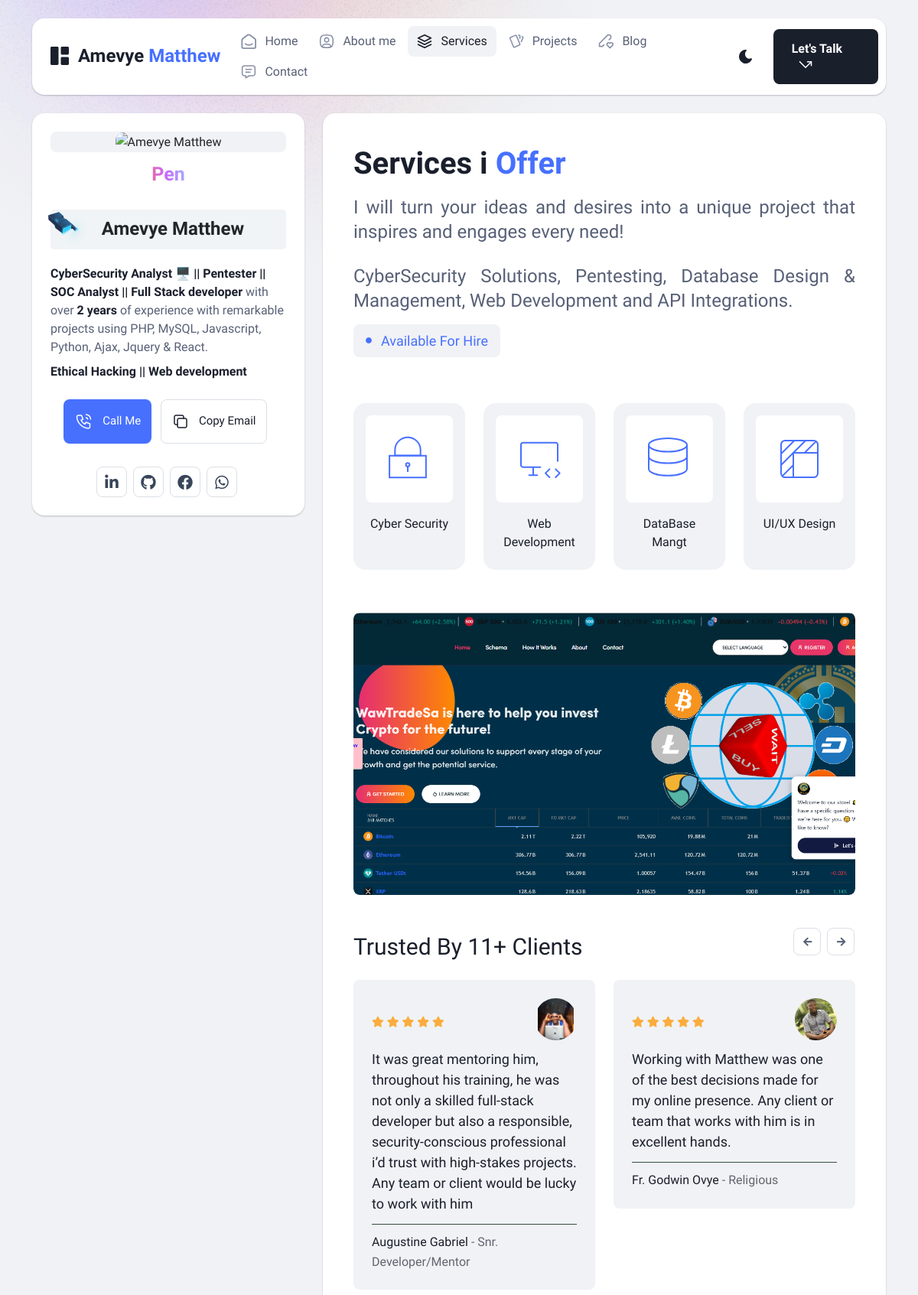
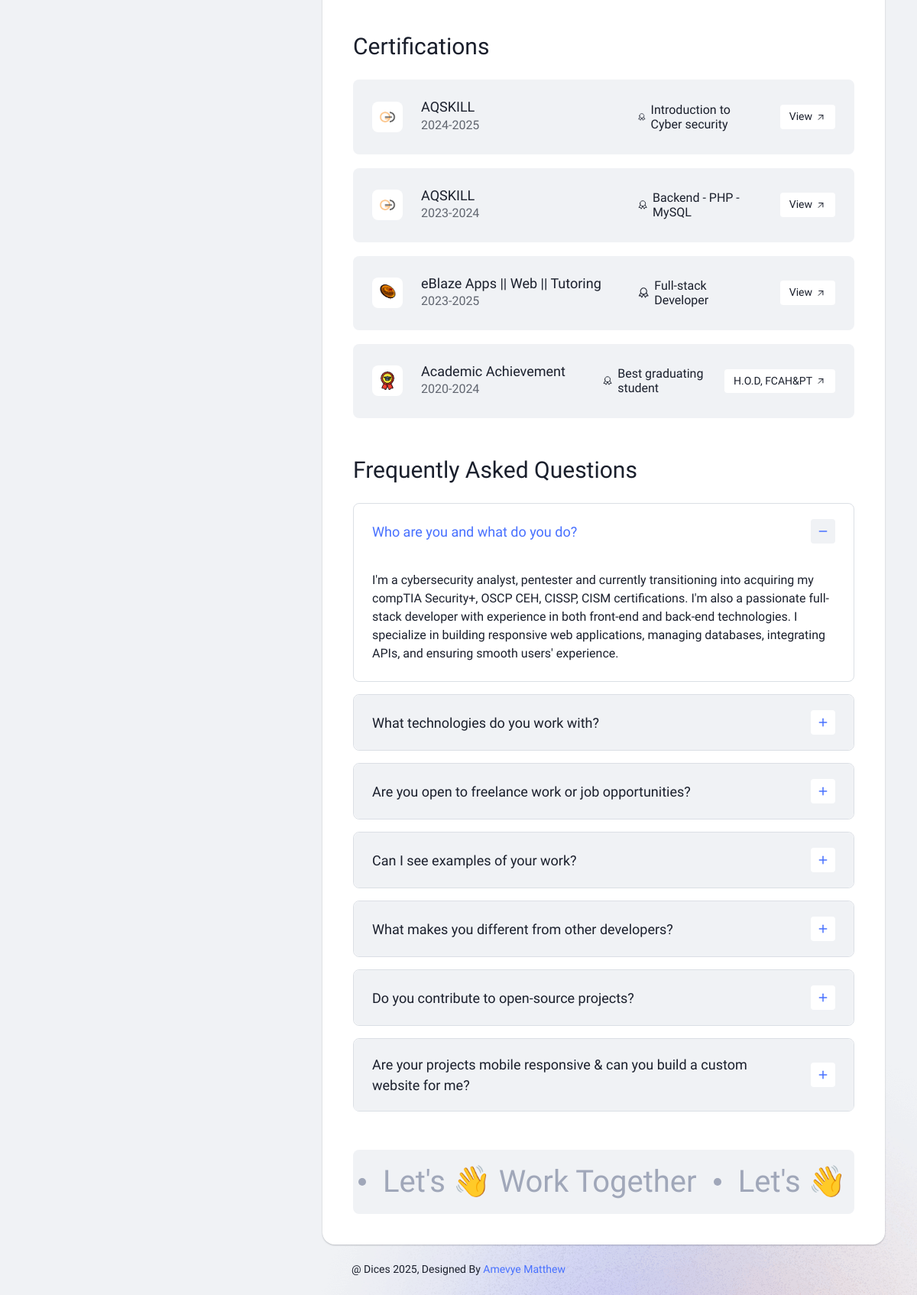
/services.php, run on the app's committed database (2 pictures, top to bottom).
### tables this page shows
CREATE TABLE `service` (
  `id` int(11) NOT NULL,
  `service` varchar(200) NOT NULL,
  `logo` varchar(200) NOT NULL
);

CREATE TABLE `blog` (
  `id` int(11) NOT NULL,
  `image` varchar(255) NOT NULL,
  `about` varchar(255) NOT NULL,
  `extra` varchar(255) NOT NULL,
  `read-time` varchar(255) NOT NULL,
  `visit-site` varchar(255) NOT NULL,
  `date` datetime NOT NULL DEFAULT current_timestamp()
);

CREATE TABLE `testimonials` (
  `id` int(11) NOT NULL,
  `img` varchar(255) NOT NULL,
  `link` varchar(255) NOT NULL,
  `content` varchar(255) NOT NULL,
  `client` varchar(255) NOT NULL
);

CREATE TABLE `certs` (
  `id` int(255) NOT NULL,
  `logo` varchar(255) NOT NULL,
  `title` varchar(255) NOT NULL,
  `role` varchar(255) NOT NULL,
  `action` varchar(255) NOT NULL,
  `viewLink` varchar(1000) NOT NULL,
  `startDate` int(255) NOT NULL,
  `endDate` int(255) NOT NULL
);

### services.php (the view, shortened to what this page needs)
<?php
include("include/config.php");
    $stmt = $pdo->prepare("SELECT * FROM testimonials");
    $stmt->execute();
    $testimonials = $stmt->fetchAll();
?>
<!DOCTYPE html>
<html lang="en">
<head>
<link rel="stylesheet" href="assets/css/bootstrap.min.css">
<link rel="stylesheet" href="assets/fontawesome/css/all.min.css">
<link rel="stylesheet" href="assets/fontawesome/css/fontawesome.min.css">
<link rel="stylesheet" href="assets/css/slick.css">
<link rel="stylesheet" href="assets/css/magnific-popup.css">
<link rel="stylesheet" href="assets/css/style.css">
<link rel="stylesheet" href="assets/css/responsive.css">
</head>
<body>
<div id="page-content">
<?php include("include/header.php");?>
<main>
<section class="content-box-area mt-4">
<div class="container">
<div class="row g-4">
<?php include("include/sidebar.php");?>
<div class="col-xl-8">
<div class="card content-box-card">
<div class="card-body">
<div class="top-info">
<div class="text" style="text-align:justify;">
<h1 class="main-title">Services i <span>Offer</span></h1>
<p>I will turn your ideas and desires into a unique project that inspires and engages every </b> need!</p><br>
<p><span>CyberSecurity Solutions, Pentesting, Database Design &amp; Management, Web Development and API Integrations.</span>
</p>
</div>
<div class="available-btn">
<span><i class="fas fa-circle"></i> Available For Hire</span>
</div>
</div>
<div class="services">
<div class="row g-4">
    <?php
        $stmt = $pdo->prepare("SELECT * FROM service");
        $stmt->execute();
        $services = $stmt->fetchAll();
        foreach($services as $service){
        $serviceImg = !empty($service["logo"]) ? "assets/img/icons/".$service["logo"]:"assets/img/icons/null.png";
    ?>
<div class="col-md-3 col-sm-6 col-6">
<div class="services-item text-center">
<div class="image">
<img src="<?= $serviceImg;?>" alt="<?php echo htmlspecialchars($service["service"]);?>">
</div>
<div class="text">
<h3 class="title"><?php echo htmlspecialchars($service["service"]);?></h3>
</div>
</div>
</div>
    <?php }; ?>
</div>
<div class="block-image">
    <?php
        $stmt = $pdo->prepare("SELECT image FROM blog ORDER BY id DESC LIMIT 1");
        $stmt->execute();
        $blog = $stmt->fetch();
        $blogImg = !empty($blog["image"]) ? "assets/img/blog/".$blog["image"] : "assets/img/icons/null.png";
    ?>
<img src="<?= $blogImg;?>" alt="blog-img-1" class="img-fluid w-100">
</div>
</div>
<div class="client-feedback">
<h2 class="main-common-title">Trusted By 11+ Clients</h2>
<div class="row client-feedback-slider">
        <?php
        $stmt = $pdo->prepare("SELECT * FROM testimonials");
        $stmt->execute();
        $testimonials = $stmt->fetchAll();
        foreach($testimonials as $testimonial){
        $client = htmlspecialchars(($testimonial["client"]));
        $clientInfo = explode("-", $client);
        $cName = ucfirst($clientInfo[0]);
        $cBiz = ucfirst(end($clientInfo));
        $testImg = !empty($testimonial["img"]) ? "assets/img/images/".$testimonial["img"] : "assets/img/icons/null.png"; ?>
<div class="col-lg-6">
<div class="feedback-item">
<div class="feedback-top-info">
<div class="rating">
<i class="fas fa-star"></i>
<i class="fas fa-star"></i>
<i class="fas fa-star"></i>
<i class="fas fa-star"></i>
<i class="fas fa-star"></i>
</div>
<div>
<a href="<?= htmlspecialchars($testimonial["link"]);?>" target="_blank">
<img  src="<?= $testImg;?>" alt="<?= $cName;?>" style="object-fit:contain; width:55px; height:55px; border-radius:50%;">
</a>
</div>
</div>
<div class="details">
<p style="margin-top: -16px; padding-bottom:13px; border-bottom:1px solid rgb(53, 78, 65);">
<?= htmlspecialchars($testimonial["content"]);?>
</p>
</div>
<div class="designation" style="margin-top: -20px;">
<p><span><?= $cName;?></span> - <?= $cBiz;?></p>
</div>
</div>
</div>
<?php }; ?>
</div>
</div>
<div class="awards-recognitions">
<h2 class="main-common-title">Certifications</h2>
<div class="awards-recognitions-main">
<ul class="list-unstyled">
        <?php
        $stmt = $pdo->prepare("SELECT * FROM certs ORDER BY id DESC");
        $stmt->execute();
        $certs = $stmt->fetchAll();
        foreach($certs as $cert){
        $img = !empty($cert["logo"]) ? "assets/img/images/".$cert["logo"] : "assets/img/icons/null.png";
        ?>
<li>
<a href="<?= htmlspecialchars($cert["viewLink"]);?>" class="d-block w-100" target="_blank">
<div class="awards-item">
<div class="award-name">
<div class="icon">
<img src="<?php echo $img;?>" alt="Academic award">
</div>
<div class="text">
<h4 class="title"><?php echo htmlspecialchars($cert["title"]);?></h4>
<p class="year"><?php echo htmlspecialchars($cert["startDate"] . "-". $cert["endDate"])?></p></p>
</div>
</div>
<div class="winner-tag">
<h4 class="title">
<?php echo htmlspecialchars($cert["role"]);?>
</h4>
</div>
<div class="project-btn">
<span>
<?php echo htmlspecialchars($cert["action"]);?>
<svg class="arrow-up" width="14" height="15" viewBox="0 0 14 15" fill="none"
xmlns="http://www.w3.org/2000/svg">
<path d="M9.91634 4.5835L4.08301 10.4168" stroke-linecap="round"
stroke-linejoin="round" />
<path d="M4.66699 4.5835H9.91699V9.8335" stroke-linecap="round"
stroke-linejoin="round" />
</svg>
</span>
</div>
</div>
</a>
<?php } ?>
</li>
</ul>
<div class="frequently-asked-questions">
<h2 class="main-common-title">Frequently Asked Questions</h2>
<div class="frequently-asked-questions-main">
<div class="accordion" id="accordionExample">
<div class="accordion-item">
<h4 class="accordion-header" id="headingOne">
<button class="accordion-button" type="button" data-bs-toggle="collapse"
data-bs-target="#collapseOne" aria-expanded="true" aria-controls="collapseOne">
Who are you and what do you do?
<span class="ms-auto">
<span class="icon ms-4">
<img class="icon-minus d-none" src="assets/img/icons/minus.svg" alt="minus">
</span>
</span>
</button>
</h4>
<div id="collapseOne" class="accordion-collapse collapse show" aria-labelledby="headingOne"
data-bs-parent="#accordionExample">
<div class="accordion-body">
<p class="mt-3">I'm a cybersecurity analyst, pentester and currently transitioning into acquiring my compTIA Security+, OSCP CEH, CISSP, CISM certifications. I'm also a passionate full-stack developer with experience in both front-end and back-end technologies. I specialize in building responsive web applications, managing databases, integrating APIs, and ensuring smooth users' experience.
</p>
</div>
</div>
</div>
<div class="accordion-item">
<h4 class="accordion-header" id="headingTwo">
<button class="accordion-button collapsed" type="button" data-bs-toggle="collapse"
data-bs-target="#collapseTwo" aria-expanded="false" aria-controls="collapseTwo">
What technologies do you work with?
<span class="ms-auto">
<span class="icon ms-4">
<img class="icon-plus" src="assets/img/icons/plus.svg" alt="plus">
</span>
</span>
</button>
</h4>
</div>
<div class="accordion-item">
<h4 class="accordion-header" id="headingThree">
<button class="accordion-button collapsed" type="button" data-bs-toggle="collapse"
data-bs-target="#collapseThree" aria-expanded="false" aria-controls="collapseThree">
Are you open to freelance work or job opportunities?
<span class="ms-auto">
<span class="icon ms-4">
<img class="icon-plus" src="assets/img/icons/plus.svg" alt="plus">
</span>
</span>
</button>
</h4>
</div>
<div class="accordion-item">
<h4 class="accordion-header" id="headingFour">
<button class="accordion-button collapsed" type="button" data-bs-toggle="collapse"
data-bs-target="#collapseFour" aria-expanded="false" aria-controls="collapseFour">
Can I see examples of your work?
<span class="ms-auto">
<span class="icon ms-4">
<img class="icon-plus" src="assets/img/icons/plus.svg" alt="plus">
</span>
</span>
</button>
</h4>
</div>
<div class="accordion-item">
<h4 class="accordion-header" id="headingFive">
<button class="accordion-button collapsed" type="button" data-bs-toggle="collapse"
data-bs-target="#collapseFive" aria-expanded="false" aria-controls="collapseFive">
What makes you different from other developers?
<span class="ms-auto">
<span class="icon ms-4">
<img class="icon-plus" src="assets/img/icons/plus.svg" alt="plus">
</span>
</span>
</button>
</h4>
</div>
<div class="accordion-item">
<h4 class="accordion-header" id="headingSix">
<button class="accordion-button collapsed" type="button" data-bs-toggle="collapse"
data-bs-target="#collapseSix" aria-expanded="false" aria-controls="collapseFive">
Do you contribute to open-source projects?
<span class="ms-auto">
<span class="icon ms-4">
<img class="icon-plus" src="assets/img/icons/plus.svg" alt="plus">
</span>
</span>
</button>
</h4>
</div>
<div class="accordion-item">
<h4 class="accordion-header" id="headingSeven">
<button class="accordion-button collapsed" type="button" data-bs-toggle="collapse"
data-bs-target="#collapseSeven" aria-expanded="false" aria-controls="collapseFive">
Are your projects mobile responsive &amp; can you build a custom website for me?
<span class="ms-auto">
<span class="icon ms-4">
<img class="icon-plus" src="assets/img/icons/plus.svg" alt="plus">
</span>
</span>
</button>
</h4>
</div>
</div>
</div>
</div>
<div class="work-together-slider">
<div class="slider-main d-flex gap-4 align-items-center">
<div class="slider-item">
<a href="contact.php">Let's 👋 Work Together</a>
<a href="contact.php">Let's 👋 Work Together</a>
</div>
</div>
</div>
</div>
</div>
</div>
</div>
</div>
</section>
<div class="background-shapes">
<div class="shape-1 common-shape">
</div>
<div class="shape-2 common-shape">
</div>
</div>
</main>
<?php include("include/footer.php");?>
</div>
</body>
</html>

### include/header.php (shortened to what this page needs)
<?php
$url = basename($_SERVER["REQUEST_URI"]);
?>
<header class="header-area">
<nav class="navbar">
<div class="container">
<div class="menu-container">
<div class="logo">
<a class="navbar-brand me-0" href="index.php">
<span>Amevye <span class="primary"> Matthew</span></span>
</a>
</div>
<div class="navbar-main d-flex flex-grow-1">
<ul class="navbar-info mx-auto">
<li class="nav-item">
<a class="nav-link <?php if($url == "index.php"){echo "active";}?>" aria-current="page" href="index.php">
<span>Home</span>
</a>
</li>
<li class="nav-item">
<a class="nav-link <?php if($url == "about.php"){echo "active";}?>" href="about.php">
About me
</a>
</li>
<li class="nav-item">
<a class="nav-link <?php if($url == "services.php"){echo "active";}?>" href="services.php">
Services
</a>
</li>
<li class="nav-item">
<a class="nav-link <?php if($url == "projects.php"){echo "active";}?>" href="projects.php">
Projects
</a>
</li>
<li class="nav-item">
<a class="nav-link <?php if($url == "blog.php"){echo "active";}?>" href="blog.php">
Blog
</a>
</li>
<li class="nav-item">
<a class="nav-link <?php if($url == "contact.php"){echo "active";}?>" href="contact.php">
Contact
</a>
</li>
</ul>
<div class="header-right-info d-flex align-items-center">
<button class="theme-control-btn">
<span class="dark">
</span>
</button>
<a href="https://wa.me/+2349064318992" class="lets-talk-btn">
Let's Talk
</a>
</div>
</div>
</div>
</div>
</nav>
</header>

### include/sidebar.php (shortened to what this page needs)
<?php
$now = new DateTime(date("Y-m-d"));
$started = new DateTime("2023-01-01");
$interval= $now->diff($started);
?>
<div class="col-xl-4">
<div class="card profile-card">
<div class="card-body">
<div class="image text-center">
<img src="assets/img/images/profile.jpg" alt="Amevye Matthew" style="object-fit: contain;">
</div>
<div class="text-center mt-3" style="height:35px">
<span class="profession rainbow text-center"></span>
</div>
<div class="text">
<h3 class="card-title name-title">
<img src="assets/img/icons/touch.svg" style="width:60px; position:absolute; left:0;transform: rotateZ(-35deg);margin-left:15px;top: 15;">
&nbsp; Amevye Matthew
</h3>
<p><span>CyberSecurity Analyst 🖥️ ||</span> <span> Pentester ||</span> <span>SOC Analyst ||</span> <span>Full Stack developer </span> with over <span><?php echo $interval->y;?> years</span> of experience with remarkable projects using PHP, MySQL, Javascript, Python, Ajax, Jquery &amp; React.<p>
<span>Ethical Hacking || Web development</span>
</p>
<div class="common-button-groups">
<a class="btn btn-call" href="tel:+234 9064 318 992">
Call Me
</a>
<button class="btn btn-copy" data-clipboard-text="amevyematthew@gmail.com">
Copy Email
</button>
</div>
<div class="social-media-icon">
<ul class="list-unstyled">
<li>
<a href="https://www.linkedin.com/in/amevye-matthew" target="_blank">
<i class="fab fa-linkedin-in"></i></a>
</li>
<li>
<a href="https://github.com/DiceTech435" target="_blank">
<i class="fab fa-github"></i></a>
</li>
<li><a href="https://www.facebook.com/amevye.francismatthew" target="_blank">
<i class="fab fa-facebook"></i></a>
</li>
<li>
<a href="https://wa.me/+2349064318992" target="_blank">
<i class="fab fa-whatsapp"></i></a>
</li>
</ul>
</div>
</div>
</div>
</div>
</div>

### include/footer.php
<footer class="footer-area">
<div class="container">
<div class="text text-center">
<p>@ Dices <?php echo date("Y");?>, Designed By <a href="https://wa.me/+2349064318992" target="_blank">Amevye Matthew</a></p>
</div>
</div>
</footer>

### assets/css/responsive.css (style rules this page uses)
@media (max-width:1399.98px) { .common-button-groups .btn { padding: 16px 13px; font-size: 15px; } }
@media (max-width:1399.98px) { .card-title { gap: 15px; } }
@media (max-width:1399.98px) { .services .services-item { height: 100%; } }
@media (max-width:1399.98px) { .content-box-card .frequently-asked-questions .accordion-button { font-size: 18px; line-height: 1.5em; } }
@media (max-width:1399.98px) { .content-box-card .frequently-asked-questions .accordion-button { padding: 20px 24px; } }
@media (max-width:1399.98px) { .content-box-card .frequently-asked-questions .accordion-body p { font-size: 16px; } }

### include/sidebar.php (style rules this page uses)
.rainbow { font-size:25px; font-weight: 800; -webkit-background-clip: text; background-clip: text; background-color: #7857ff; background-image: linear-gradient(81.02deg, #ff6771 -23.47%, #c56cff 45.52%, #98c0ff 114.8%); background-size: 100%; background-repeat: repeat; -webkit-background-clip: text; background-clip: text; -webkit-text-fill-color: transparent; -moz-background-clip: text; -moz-text-fill-color: transparent; }

### data on the page
service: logo (picture), service "Cyber Security"
service: logo (picture), service "Web Development"
service: logo (picture), service "DataBase Mangt"
service: logo (picture), service "UI/UX Design"
blog: image (picture)
testimonials: img (picture), content "It was great mentoring him, throughout his training, he was not only a skilled full-stack developer but also a responsible, security-conscious professional i’d trust with high-stakes projects. Any team or client would be lucky to work with him", client "Augustine Gabriel", cBiz "Snr. Developer/Mentor"
testimonials: img (picture), content "Working with Matthew was one of the best decisions made for my online presence. Any client or team that works with him is in excellent hands.", client "Fr. Godwin Ovye", cBiz "Religious"
certs: logo (picture), title "AQSKILL", startDate+endDate "2024-2025", role "Introduction to Cyber security", action "View"
certs: logo (picture), title "AQSKILL", startDate+endDate "2023-2024", role "Backend - PHP - MySQL", action "View"
certs: logo (picture), title "eBlaze Apps || Web || Tutoring", startDate+endDate "2023-2025", role "Full-stack Developer", action "View"
certs: logo (picture), title "Academic Achievement", startDate+endDate "2020-2024", role "Best graduating student", action "H.O.D, FCAH&PT"
